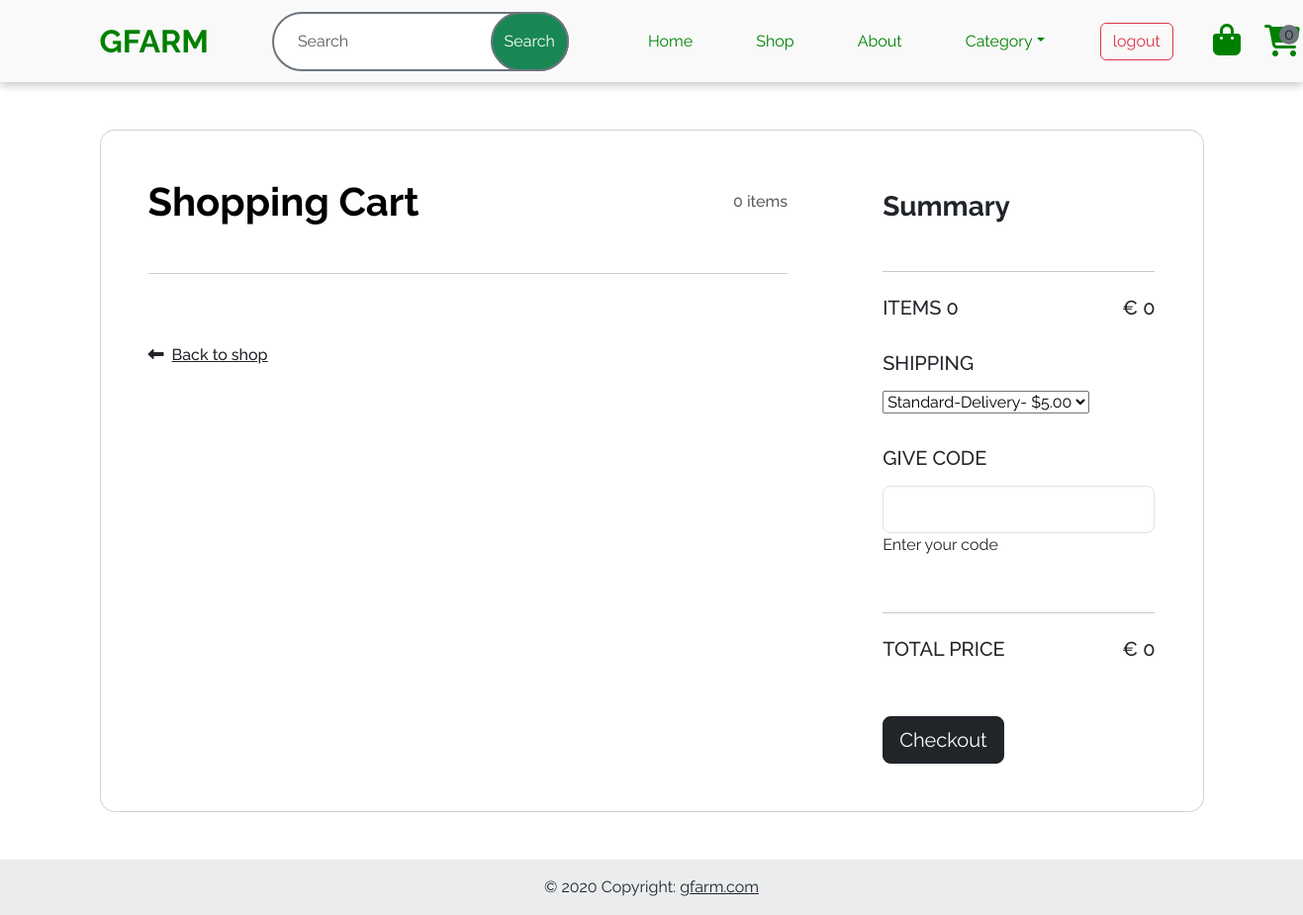
Before: /user/cart/ (signed in) with the older database file.
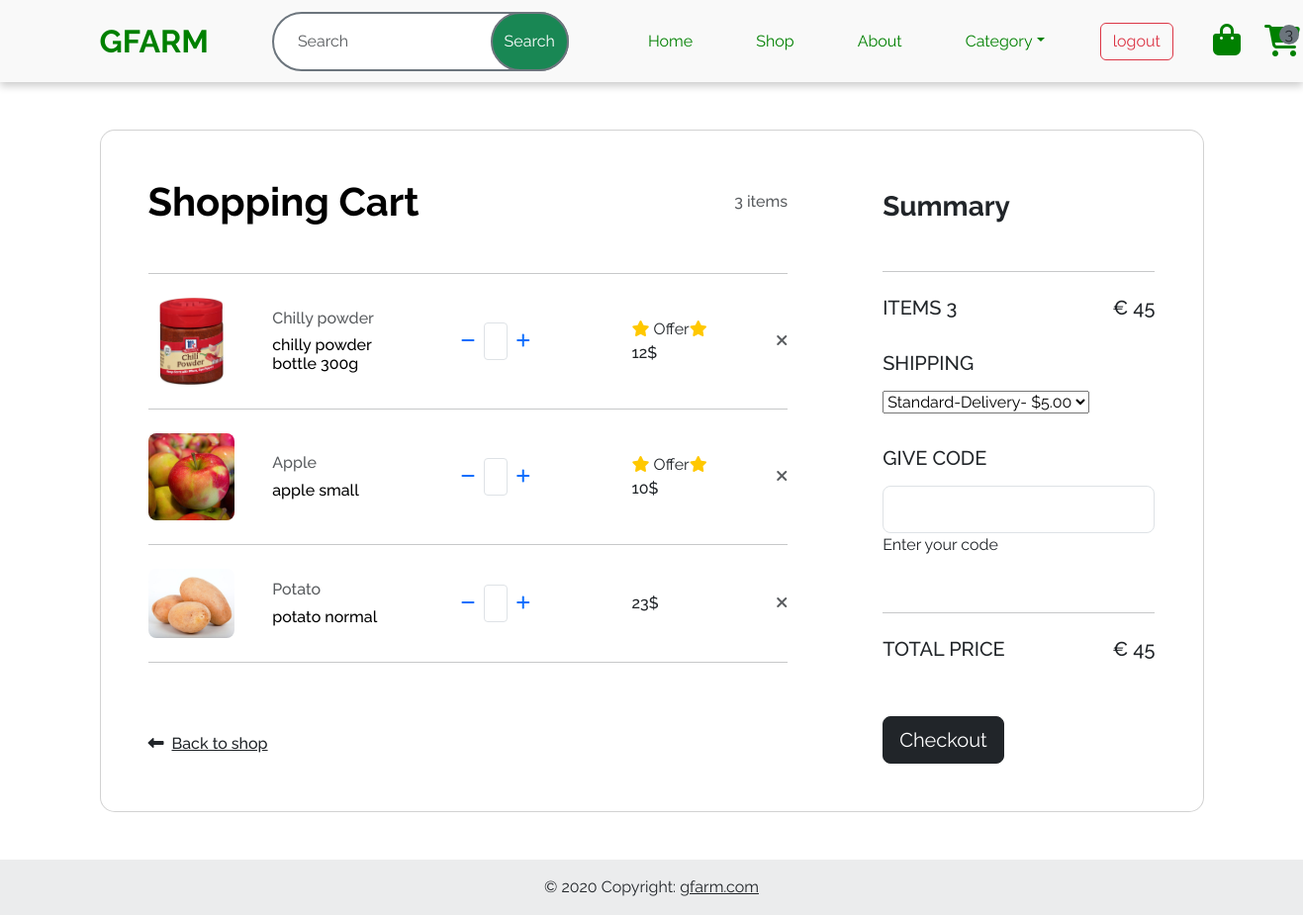
After: the same page with the newer database file.
### account/models.py (models this page shows, shortened)
class Cart(models.Model):
    products = models.ForeignKey(Products,on_delete=models.CASCADE,related_name='prod')
    date=models.DateField(auto_now_add=True)
    user = models.ForeignKey(User,on_delete=models.CASCADE)
    status = models.CharField(max_length=100,default='added')

class Products(models.Model):
    title = models.CharField(max_length=50)
    description = models.CharField(max_length=50)
    price = models.IntegerField()
    image = models.ImageField(upload_to='product_images')
    options=(
        ('Vegetables','Vegetables'),
        ('Fruits','Fruits'),
        ('Diary','Diary'),
        ('Spices','Spices'),
    )
    category = models.CharField(max_length=100,choices = options)
    stock = models.IntegerField()
    is_offer = models.BooleanField(default=False,null=True)
    offer_price = models.IntegerField(null=True)

### user/views.py (the view)
# urls.py: path('cart/', views.CartlistView.as_view(),name='cart'),
@method_decorator(dec,name='dispatch')
class CartlistView(ListView):
    template_name="cart.html"
    queryset=Cart.objects.all()
    context_object_name="cart"
    def get_context_data(self, **kwargs: Any) -> dict[str, Any]:
        res = super().get_context_data(**kwargs)
        total = 0
        for i in res['cart']:
            if i.products.is_offer:
                total += i.products.offer_price
            else:
                total += i.products.price
        res['total'] = total
        return res
    def get_queryset(self):
        res=super().get_queryset()
        res=res.filter(user=self.request.user)
        return res

### account/views.py (called while the page is built)
def signin_required(func):
    def inner(request,**kwargs):
        if request.user.is_authenticated:
            return func(request,**kwargs)
        else:
            messages.error(request,'Login required')
            return redirect('login')
    return inner

### user/context_processor.py (called while the page is built)
def cart_count(request):
    if request.user.is_authenticated:
        count = Cart.objects.filter(user = request.user).count()
        return {'count':count}
    else:
        return {'count':0}

### user/templates/cart.html (shortened to what the changed rows need)
{% extends "landing.html" %}
{% block main %}
<section class="h-100 h-custom">
    <div class="container py-5 h-100">
      <div class="row d-flex justify-content-center align-items-center h-100">
        <div class="col-12">
          <div class="card card-registration card-registration-2" style="border-radius: 15px;">
            <div class="card-body p-0">
              <div class="row g-0">
                <div class="col-lg-8">
                  <div class="p-5">
                    <div class="d-flex justify-content-between align-items-center mb-5">
                      <h1 class="fw-bold mb-0 text-black">Shopping Cart</h1>
                      <h6 class="mb-0 text-muted">{{count}} items</h6>
                    </div>
                    <hr class="my-4">
                    {% for cart_item in cart %}
                    {% if cart_item.status == 'added' %}
                    <div class="row mb-4 d-flex justify-content-between align-items-center">
                      <div class="col-md-2 col-lg-2 col-xl-2">
                        <img
                          src="{{cart_item.products.image.url}}"
                          class="img-fluid rounded-3" alt="Cotton T-shirt">
                      </div>
                      <div class="col-md-3 col-lg-3 col-xl-3">
                        <h6 class="text-muted">{{cart_item.products.title}}</h6>
                        <h6 class="text-black mb-0">{{cart_item.products.description}}</h6>
                      </div>
                      <div class="col-md-3 col-lg-3 col-xl-2 d-flex">
                        <button class="btn btn-link px-2"
                          onclick="this.parentNode.querySelector('input[type=number]').stepDown()">
                          <i class="fas fa-minus"></i>
                        </button>
                        <input id="form1" min="0" name="quantity" value="1" type="number"
                          class="form-control form-control-sm" />
                        <button class="btn btn-link px-2"
                          onclick="this.parentNode.querySelector('input[type=number]').stepUp()">
                          <i class="fas fa-plus"></i>
                        </button>
                      </div>
                      {% if cart_item.products.is_offer %}
                      <div class="col-md-3 col-lg-2 col-xl-2 offset-lg-1">
                        <i class="fa-solid fa-star" style="color: #ffc800;"></i>
                        <p class="d-inline">Offer</p><i class="fa-solid fa-star" style="color: #ffc800;"></i>
                        <h6 class="mb-0 d-inline">{{cart_item.products.offer_price}}$</h6>
                      </div>
                      {% else %}
                      <div class="col-md-3 col-lg-2 col-xl-2 offset-lg-1">
                        <h6 class="mb-0">{{cart_item.products.price}}$</h6>
                      </div>
                      {% endif %}
                      <div class="col-md-1 col-lg-1 col-xl-1 text-end">
                        <a href="{% url 'cdelt' cart_item.id %}" class="text-muted"><i class="fas fa-times"></i></a>
                      </div>
                    </div>
                    <hr class="my-4">
                    {% endif %}
                    {% endfor %}
                    <div class="pt-5">
                      <h6 class="mb-0"></h6>
                    </div>
                  </div>
                </div>
                <div class="col-lg-4 bg-grey">
                  <div class="p-5">
                    <div class="d-flex justify-content-between mb-4">
                      <h5 class="text-uppercase">items {{count}}</h5>
                      <h5>€ {{total}}</h5>
                    </div>
                    <div class="d-flex justify-content-between mb-5">
                      <h5 class="text-uppercase">Total price</h5>
                      <h5>€ {{total}}</h5>
                    </div>
                  </div>
                </div>
              </div>
            </div>
          </div>
        </div>
      </div>
    </div>
  </section>
{% endblock main %}

Changed rows visible on the page:
added Cart: products.image (picture), products "Chilly powder", products.description "chilly powder bottle 300g", products.offer_price "12"
added Cart: products.image (picture), products "Apple", products.description "apple small", products.offer_price "10"
added Cart: products.image (picture), products "Potato", products.description "potato normal", products.price "23"
Other visible differences:
{{ count }}: "0" → "3"
{{ total }}: "0" → "45"
